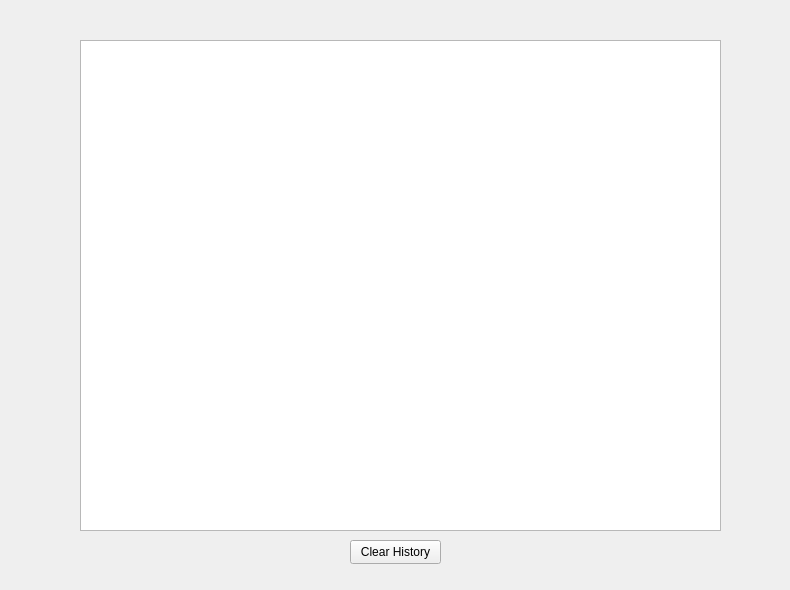
<?xml version="1.0" encoding="UTF-8"?>
<ui version="4.0">
 <class>ValveAreaHistoryWidget</class>
 <widget class="QWidget" name="ValveAreaHistoryWidget">
  <property name="geometry">
   <rect>
    <x>0</x>
    <y>0</y>
    <width>790</width>
    <height>590</height>
   </rect>
  </property>
  <property name="windowTitle">
   <string>Form</string>
  </property>
  <widget class="QTableWidget" name="history_table">
   <property name="geometry">
    <rect>
     <x>80</x>
     <y>40</y>
     <width>641</width>
     <height>491</height>
    </rect>
   </property>
  </widget>
  <widget class="QPushButton" name="clear_btn">
   <property name="geometry">
    <rect>
     <x>350</x>
     <y>540</y>
     <width>91</width>
     <height>24</height>
    </rect>
   </property>
   <property name="text">
    <string>Clear History</string>
   </property>
  </widget>
 </widget>
 <resources/>
 <connections/>
</ui>
